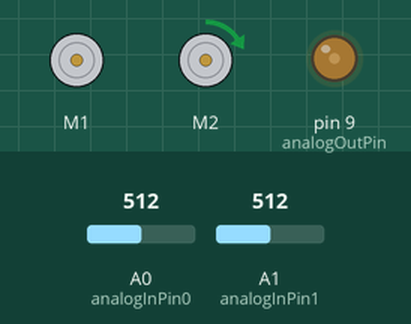
Simulated run of this sketch. Board: Arduino Uno, built with avr-gcc and run on an emulated ATmega328P. On the bench: 2 × DC motor (green arrow = forward, orange = backward, longer = faster), output pins drawn as LEDs (lit = HIGH). The test bench sets the inputs (shaded band); at power-on: A0 (analogInPin0) = 512, A1 (analogInPin1) = 512. What the sketch prints to the serial monitor is not drawn.

Above: at 1.2 s.
1.3 s: A0 (analogInPin0) set to 716
At 2.0 s:
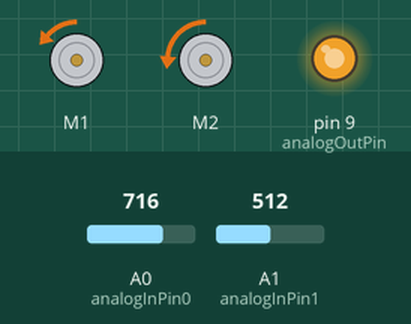
2.8 s: A1 (analogInPin1) set to 716
At 3.2 s:
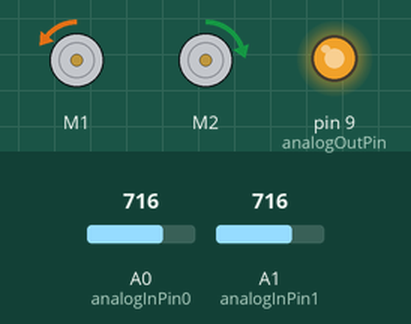
4.3 s: A1 (analogInPin1) set to 900
At 5.4 s:
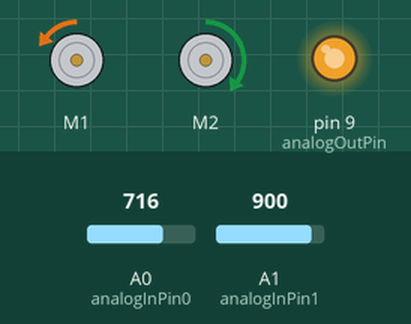
5.8 s: A0 (analogInPin0) set to 511
At 6.7 s:
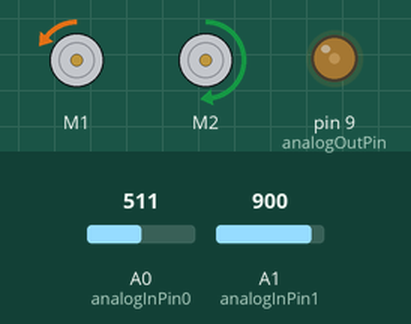
7.3 s: A1 (analogInPin1) set to 1023
At 7.8 s:
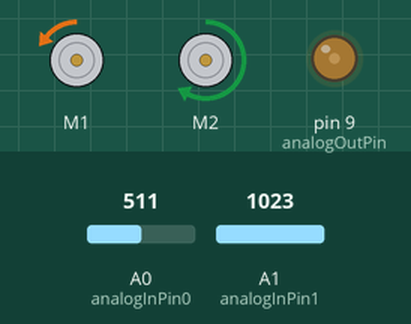
8.8 s: A0 (analogInPin0) set to 306
At 10.0 s:
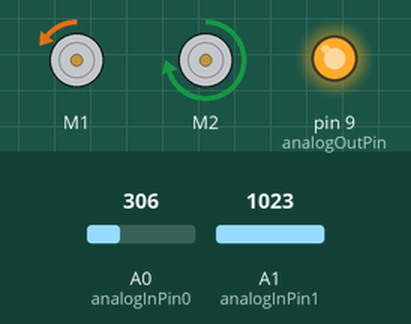
Timing chart, 0 to 11.3 s (numbered marks = the images above; inputs shaded):
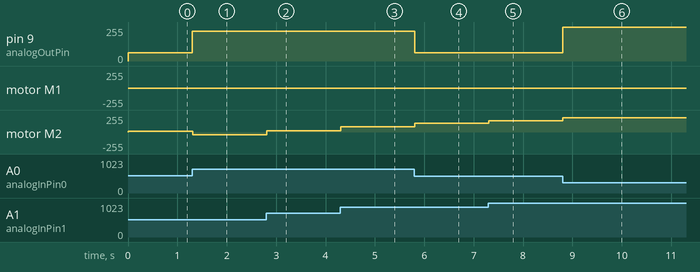

The sketch:

scara_1.ino
```cpp
#include "DualVNH5019MotorShield.h"
#include "math.h"

DualVNH5019MotorShield md;

void stopIfFault()
{
  if (md.getM1Fault())
  {
    Serial.println("M1 fault");
    while(1);
  }
  if (md.getM2Fault())
  {
    Serial.println("M2 fault");
    while(1);
  }
}

void setup()
{
  Serial.begin(115200);
  Serial.println("Dual VNH5019 Motor Shield");
  md.init();
}

const int analogInPin0 = A0;  // Analog input pin that the potentiometer is attached to
const int analogInPin1 = A1;
const int analogOutPin = 9; // Analog output pin that the LED is attached to

int sensorValue0 = 0;        // value read from the pot
int sensorValue1 = 0;
int outputValue0 = 0;        // value output to the PWM (analog out)
int outputValue1 = 0;

///////////////////////////////////////////////////////
/////                  My Program                 /////
///////////////////////////////////////////////////////

//constant
double l1 = 72;
double l2 = 132;
double d = 128;

const double pi = atan(1)*4;

//initial variable
double c,e,delta,psi,gamma,epsilon,alpha,beta;
double dx,dy,dc,de,ddelta,dpsi,dgamma,depsilon,dalpha,dbeta;

double x = d/2;                        //assume apha = beta = pi/2
double y = l1 + sqrt(l2*l2 - d*d/4);


void loop() {
  // read the analog in value:
  sensorValue0 = analogRead(analogInPin0);
  sensorValue1 = analogRead(analogInPin1);
  // map it to the range of the analog out:
  outputValue0 = map(sensorValue0, 0, 1023, -400, 400)+63;
  outputValue1 = map(sensorValue1, 0, 1023, -400, 400)+72;
  if (outputValue0 < 2 && outputValue0 > -2)outputValue0 = 0;
  if (outputValue1 < 2 && outputValue1 > -2)outputValue1 = 0;

  // change the analog out value:
  analogWrite(analogOutPin, outputValue0);

  ////////////////////// compute ////////////////////////
  //position
  c = sqrt(x*x + y*y);
  e = sqrt((d-x)*(d-x) + y*y);
  delta = atan(y/x);
  psi = atan(y/(d-x));

  gamma = acos((c*c - l2*l2 + l1*l1)/(2*l1*c));
  epsilon = acos((e*e - l2*l2 + l1*l1)/(2*l1*e));

  alpha = delta + gamma;
  beta = pi - psi - epsilon;

  //velocity
  dx = outputValue0;
  dy = outputValue1;

  dc = (x*dx + y*dy)/c;
  de = ((x-d)*dx + y*dy)/e;

  ddelta = (x*dy - y*dx)*(cos(delta)*cos(delta))/(x*x);
  dpsi = ((d-x)*dy + y*dx)*(cos(psi)*cos(psi))/((d-x)*(d-x));

  dgamma = (l2*l2 - l1*l1 - c*c)*dc/(2*l1*c*c*sin(gamma));
  depsilon = (l2*l2 - l1*l1 - e*e)*de/(2*l1*e*e*sin(epsilon));

  dalpha = ddelta + dgamma;
  dbeta = -dpsi -depsilon;

  //md.setM1Speed((int)(dalpha));
  //md.setM2Speed((int)(dbeta));
  md.setSpeeds((int)(dalpha), (int)(dbeta*50));
  stopIfFault();

  // print the results to the serial monitor:

  Serial.print("sensor = " );
  Serial.print(sensorValue0);
  Serial.print(",");
  Serial.print(sensorValue1);
  Serial.print("\t output = ");
  Serial.println(outputValue0);
  Serial.print(",");
  Serial.println(outputValue1);
  /*
  Serial.print("position = ");
  Serial.print(x);
  Serial.print(",");
  Serial.print(y);
  Serial.print("\tvelocity = ");
  Serial.print(dx);
  Serial.print(",");
  Serial.println(dy);
  */
  Serial.print("angle = ");
  Serial.print(alpha);
  Serial.print(",");
  Serial.print(beta);
  Serial.print("\tomega = ");
  Serial.print(dalpha);
  Serial.print(",");
  Serial.println(dbeta);

  // wait 2 milliseconds before the next loop
  // for the analog-to-digital converter to settle
  // after the last reading:
  delay(2);
}
```

Measured:
- after the input at 1.3 s, pin 9 (analogOutPin): 63/255 → 222/255 at once; motor M1: stopped → backward 1/255 at once; motor M2: forward 8/255 → backward 38/255 at once
- after the input at 2.8 s, motor M1: backward 1/255 → backward 2/255 at once; motor M2: backward 38/255 → forward 22/255 at once
- after the input at 4.3 s, motor M1: backward 2/255 → backward 3/255 at once; motor M2: forward 22/255 → forward 79/255 at once
- after the input at 5.8 s, pin 9 (analogOutPin): 222/255 → 62/255 at once; motor M2: forward 79/255 → forward 128/255 at once
- after the input at 7.3 s, motor M2: forward 128/255 → forward 167/255 at once
- after the input at 8.8 s, pin 9 (analogOutPin): 62/255 → 255/255 at once; motor M1: backward 3/255 → backward 2/255 at once; motor M2: forward 167/255 → forward 215/255 at once
